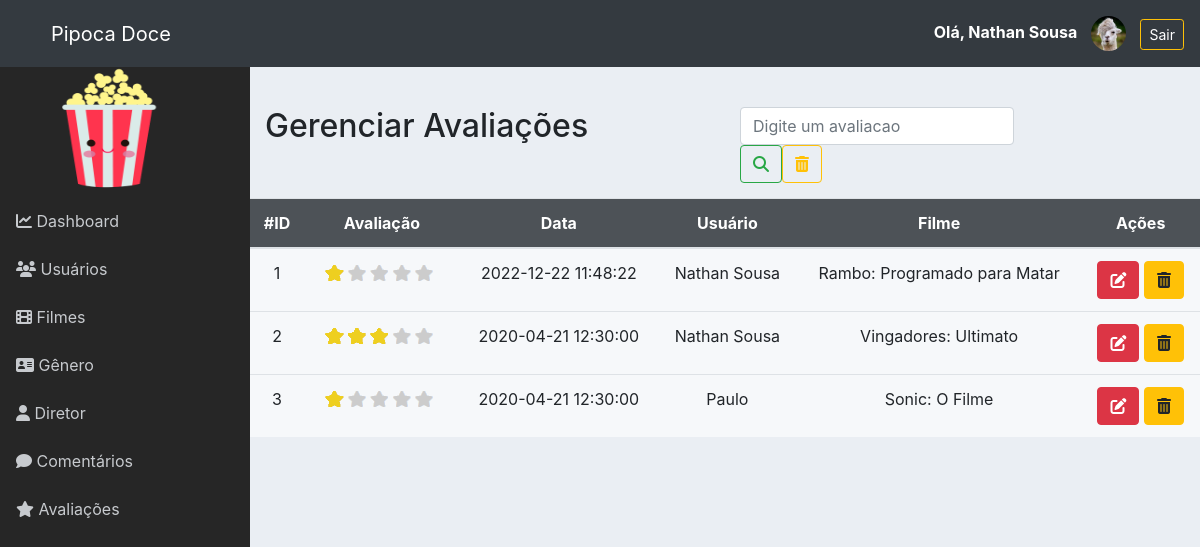
The app's page /admin/avaliacao.php (signed in) with its own data.
### tables this page shows
CREATE TABLE `avaliacao` (
  `id` int NOT NULL AUTO_INCREMENT,
  `avaliacao` int NOT NULL,
  `data_avaliacao` datetime NOT NULL,
  `usuario_id` int NOT NULL,
  `filme_id` int NOT NULL,
  PRIMARY KEY (`id`),
  KEY `fk_avaliacao_usuario_idx` (`usuario_id`),
  KEY `fk_avalicao_filme_idx` (`filme_id`),
  CONSTRAINT `fk_avaliacao_usuario` FOREIGN KEY (`usuario_id`) REFERENCES `usuario` (`id`),
  CONSTRAINT `fk_avalicao_filme` FOREIGN KEY (`filme_id`) REFERENCES `filme` (`id`)
);

CREATE TABLE `usuario` (
  `id` int NOT NULL AUTO_INCREMENT,
  `nome` varchar(100) NOT NULL,
  `dataNascimento` date DEFAULT NULL,
  `email` varchar(45) NOT NULL,
  `senha` varchar(255) NOT NULL,
  `tipo` varchar(15) NOT NULL,
  `imagem` varchar(255) DEFAULT NULL,
  PRIMARY KEY (`id`)
);

CREATE TABLE `filme` (
  `id` int NOT NULL AUTO_INCREMENT,
  `nome` varchar(100) NOT NULL,
  `genero` int NOT NULL,
  `duracao` varchar(20) NOT NULL,
  `dataLancamento` varchar(50) NOT NULL,
  `url` varchar(255) DEFAULT NULL,
  `tipo` varchar(30) DEFAULT NULL,
  `sinopse` text NOT NULL,
  `elenco` varchar(100) NOT NULL,
  `diretor` int NOT NULL,
  `imagem` varchar(255) DEFAULT NULL,
  PRIMARY KEY (`id`),
  KEY `fk_genero_idx` (`genero`),
  KEY `fk_diretor_idx` (`diretor`),
  CONSTRAINT `fk_diretor` FOREIGN KEY (`diretor`) REFERENCES `diretor` (`id`),
  CONSTRAINT `fk_genero` FOREIGN KEY (`genero`) REFERENCES `genero` (`id`)
);

### admin/classes/Conexao.php (called while the page is built, shortened)
<?php
class Conexao
{
	private $host;
	private $user;
	private $password;
	public function __construct() {
		$this->host = 'mysql:host=localhost;dbname=pipoca_doce';
		$this->user = 'root';
		$this->password = 'root';
	}
	public function conectar() {
		try {
			$conn = new PDO(
				$this->host,
				$this->user,
				$this->password,
				array(
					PDO::ATTR_ERRMODE => PDO::ERRMODE_EXCEPTION,
					PDO::MYSQL_ATTR_INIT_COMMAND => "SET NAMES utf8"
				)
			);
			return $conn;
		} catch (PDOException $e) {
			echo 'Erro na conexao. Erro reportado: ' . $e->getMessage();
			exit;
		}
	}
}

### admin/classes/AvaliacaoDAO.php (called while the page is built, shortened)
<?php
require_once 'Model.php';
class AvaliacaoDAO extends Model
{
    public function __construct()
    {
        $this->class = 'Avaliacao';
        $this->tabela = 'avaliacao';
    }
	public function listar($pesquisa = '')
	{
		if ($pesquisa != '') {
			$sql = "SELECT * FROM {$this->tabela}
					WHERE data like '%{$pesquisa}%'
						OR data like '%{$pesquisa}%'";
		} else {
			$sql = "SELECT * FROM {$this->tabela}";
		}
		$stmt = $this->db->prepare($sql);
		$stmt->setFetchMode(PDO::FETCH_CLASS, $this->class);
		$stmt->execute();
		return $stmt->fetchAll();
	}
}

### admin/classes/Model.php (called while the page is built, shortened)
<?php
require 'Conexao.php';
class Model
{
	protected $tabela;
	protected $class;
	protected $db;
	public function __construct()
	{
		$conexao = new Conexao();
		$this->db = $conexao->conectar();
	}
    public function get($id)
    {
    	$sql = "SELECT * FROM {$this->tabela} WHERE id = {$id}";
    	$stmt = $this->db->prepare($sql);
    	$stmt->setFetchMode(PDO::FETCH_CLASS, $this->class);
    	$stmt->execute();
    	return $stmt->fetch();
    }
}

### admin/classes/Avaliacao.php (called while the page is built, shortened)
<?php
class Avaliacao
{
	private $id;
	private $avaliacao;
	private $data_avaliacao;
    private $usuario_id;
    private $filme_id;
    public function getId()
    {
        return $this->id;
    }
    public function getAvaliacao()
    {
        return $this->avaliacao;
    }
    public function getDataAvaliacao()
    {
        return $this->data_avaliacao;
    }
    public function getUsuarioId()
    {
        return $this->usuario_id;
    }
    public function getFilmeId()
    {
        return $this->filme_id;
    }
}

### admin/classes/UsuarioDAO.php (called while the page is built, shortened)
<?php
require_once 'Model.php';
class UsuarioDAO extends Model
{
	public function __construct()
	{
		$this->tabela = 'usuario';
		$this->class = 'Usuario';
	}
}

### admin/classes/Usuario.php (called while the page is built, shortened)
<?php
class Usuario
{
	private $nome;
    public function getNome()
    {
        return $this->nome;
    }
}

### admin/classes/FilmeDAO.php (called while the page is built, shortened)
<?php
require_once 'Model.php';
class FilmeDAO extends Model
{
    public function __construct()
    {
        $this->tabela = 'filme';
        $this->class  = 'Filme';
    }
}

### admin/classes/Filme.php (called while the page is built, shortened)
<?php
class Filme
{
	private $nome;
    public function getNome()
    {
        return $this->nome;
    }
}

### admin/avaliacao.php (the view, shortened to what this page needs)
<?php include './layout/header.php';?>
<?php include './layout/menu.php';?>
<?php
require 'classes/Avaliacao.php';
require 'classes/AvaliacaoDAO.php';
$avaliacaoDAO = new AvaliacaoDAO();
require 'classes/Usuario.php';
require 'classes/UsuarioDAO.php';
$usuarioDAO = new UsuarioDAO();
require 'classes/Filme.php';
require 'classes/FilmeDAO.php';
$filmeDAO = new FilmeDAO();
if(isset($_GET['pesquisa']) && $_GET['pesquisa'] != '') {
	$avaliacoes = $avaliacaoDAO->listar($_GET['pesquisa']);
} else {
	$avaliacoes = $avaliacaoDAO->listar();
}
?>
<div class="row" style="margin-top:40px">
	<div class="col-6">
		<h2>Gerenciar Avaliações</h2>
	</div>
	<div class="col-4">
		<form class="form-inline my-2 my-lg-0">
		      <input class="form-control mr-sm-2" name="pesquisa" type="search" placeholder="Digite um avaliacao" aria-label="Pesquisar" value="<?= (isset($_GET['pesquisa']) ? $_GET['pesquisa'] : '') ?>">
		      <button class="btn btn-outline-success my-2 my-sm-0" type="submit">
		      	<i class="fas fa-search"></i>
		      </button>
		      <a href="./avaliacao.php" class="btn btn-outline-warning my-2 my-sm-0">
		      	<i class="fas fa-trash-alt"></i>
		      </a>
	    </form>
	</div>
</div>
<div class="row">
	<table class="table table-hover table-responsive-lg">
		<thead>
			<tr>
				<th>#ID</th>
				<th>Avaliação</th>
				<th>Data</th>
				<th>Usuário</th>
				<th>Filme</th>
				<th>Ações</th>
			</tr>
		</thead>
		<tbody>
			<?php foreach ($avaliacoes as $avaliacao) {
				$usuario_id = $usuarioDAO->get($avaliacao->getUsuarioId());
				$filme_id = $filmeDAO->get($avaliacao->getFilmeId());
			?>
			<tr>
				<td><?= $avaliacao->getId() ?></td>
				<td>
					<img src="./assets/img/estrelas/<?= $avaliacao->getavaliacao() ?>.png">
				</td>
				<td><?= $avaliacao->getDataavaliacao() ?></td>
				<td><?= $usuario_id->getNome() ?></td>
				<td><?= $filme_id->getNome() ?></td>
				<td>
					<a href="form_avaliacao.php?id=<?= $avaliacao->getId() ?>" class="btn btn-danger">
						<i class="fas fa-edit"></i>
					</a>
					<a href="controle_avaliacao.php?acao=deletar&id=<?= $avaliacao->getId() ?>" class="btn btn-warning" onclick="return confirm('Deseja realmente exluir o avaliacao?')">
						<i class="fas fa-trash-alt"></i>
					</a>
				</td>
			</tr>
			<?php } ?>
		</tbody>
	</table>
</div>
<?php include './layout/footer.php';?>

### admin/assets/css/all.css (style rules this page uses)
.fa, .fas, .far, .fal, .fad, .fab { -moz-osx-font-smoothing: grayscale; -webkit-font-smoothing: antialiased; display: inline-block; font-style: normal; font-variant: normal; text-rendering: auto; line-height: 1; }
.fa-edit:before { content: "\f044"; }
.fa-search:before { content: "\f002"; }
.fa-trash-alt:before { content: "\f2ed"; }
.fa, .fas { font-family: 'Font Awesome 5 Free'; font-weight: 900; }

### admin/assets/css/estilo.css (style rules this page uses)
body { background: #f0f0f5; }
table thead tr { text-align: center; background: #343a40de; color: #FFF; font-size: 16px; }
table tbody tr { text-align: center; }
.table { background-color: #ffffff96; }
.row { margin-bottom: 15px; }
body { background-color: #eaeef3; }

### records on screen
avaliacao: id "1", data_avaliacao "2022-12-22 11:48:22", usuario.nome "Nathan Sousa", filme.nome "Rambo: Programado para Matar"
avaliacao: id "2", shows a picture, data_avaliacao "2020-04-21 12:30:00", usuario.nome "Nathan Sousa", filme.nome "Vingadores: Ultimato"
avaliacao: id "3", data_avaliacao "2020-04-21 12:30:00", usuario.nome "Paulo", filme.nome "Sonic: O Filme"

### other values on screen
$_SESSION['nome'] "Nathan Sousa"
